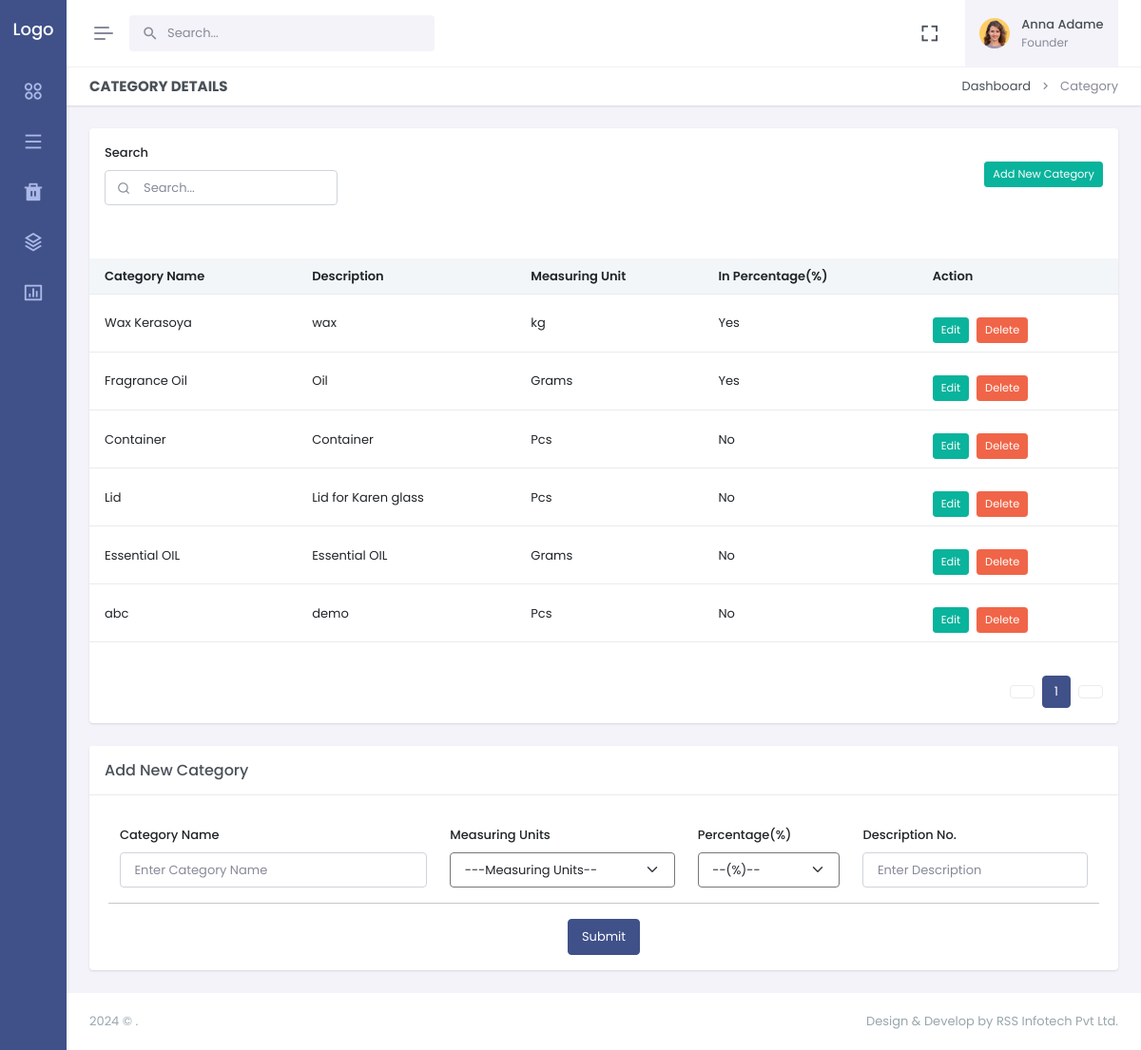
The app's page /category.php (signed in) with its own data.
### tables this page shows
CREATE TABLE `category` (
  `id` int(11) NOT NULL,
  `user_reg_id` bigint(20) DEFAULT NULL,
  `Category_Name` varchar(255) DEFAULT NULL,
  `Description_No` varchar(255) DEFAULT NULL,
  `Measuring_Units` varchar(255) DEFAULT NULL,
  `percentage` enum('No','Yes') NOT NULL DEFAULT 'No'
);

### category.php (the view, shortened to what this page needs)
<?php
include_once('config.php');
?>
<!doctype html>
<html lang="en" data-layout="vertical" data-topbar="light" data-sidebar="dark" data-sidebar-size="sm" class="fa-events-icons-ready" data-layout-style="default" data-layout-mode="light" data-layout-width="fluid" data-layout-position="fixed">
<head>
    <link href="assets/css/bootstrap.min.css" rel="stylesheet" type="text/css" />
    <link href="assets/css/icons.min.css" rel="stylesheet" type="text/css" />
    <link href="assets/css/app.min.css" rel="stylesheet" type="text/css" />
    <link href="assets/css/custom.min.css" rel="stylesheet" type="text/css" />
</head>
<body>
    <div id="layout-wrapper">
        <?php include_once ('include/header.php');?>
        <?php include_once ('include/left-side-menu.php');?>
        <div class="main-content">
            <div class="page-content">
                <div class="container-fluid">
                    <div class="row">
                        <div class="col-12">
                            <div class="page-title-box d-sm-flex align-items-center justify-content-between">
                                <h4 class="mb-sm-0">CATEGORY DETAILS</h4>
                                <div class="page-title-right">
                                    <ol class="breadcrumb m-0">
                                        <li class="breadcrumb-item">
                                            <a href="./dashboard.php">Dashboard</a>
                                        </li>
                                        <li class="breadcrumb-item active">Category</li>
                                    </ol>
                                </div>
                            </div>
                        </div>
                    </div>
                    <div class="row">
                        <div class="col-lg-12">
                            <div class="card">
                                <div class="card-body">
                                    <div id="customerList">
                                        <div class="row g-4 mb-4">
                                            <div class="col-lg-3 col-12">
                                                <div class="d-flex align-items-center justify-content-center h-100  ">
                                                    <div class="search-box  w-100 m-0">
                                                        <label class="form-label">Search</label>
                                                        <input type="text" class="form-control search"
                                                            placeholder="Search...">
                                                        <i class="ri-search-line search-icon"></i>
                                                    </div>
                                                </div>
                                            </div>
                                            <div class="col-lg-9 col-12">
                                                <div class="d-flex justify-content-end align-items-center h-100">
                                                    <a href="#addNewCategory"> <button
                                                        class="btn btn-sm btn-success edit-item-btn"> Add New Category</button>
                                                    </a>
                                                </div>
                                            </div>
                                        </div>
                                        <?php
                                        if(isset($msg1)){
                                            echo $msg1;
                                        }else{
                                            echo '<div class="mx-3 mt-3"><h6>&nbsp;</h6></div>';
                                        }
                                        ?>
                                        <?php
                                        $sql = "SELECT * FROM `category` where user_reg_id='$_SESSION[id]'";
                                        $result = $conn->query($sql);
                                        if($result->rowCount()>0){
                                        ?>
                                        <div class="table-responsive table-card mt-3 mb-1">
                                            <table class="table align-middle table-nowrap" id="customerTable">
                                                <thead class="table-light">
                                                    <tr>
                                                        <th>Category Name</th>
                                                        <th>Description</th>
                                                        <th>Measuring Unit</th>
                                                        <th>In Percentage(%)</th>
                                                        <th>Action</th>
                                                    </tr>
                                                </thead>
                                                <tbody class="list form-check-all">
                                                    <?php while($row = $result->fetch(PDO::FETCH_ASSOC)){?>
                                                    <tr id="messageTxtHide<?php echo $row['id']?>">
                                                    <?php
                                                        echo "<td>" . $row['Category_Name'] . "</td>";
                                                        echo "<td>" . $row['Description_No'] . "</td>";
                                                        echo "<td>" . $row['Measuring_Units'] . "</td>";
                                                        echo "<td>" . $row['percentage'] . "</td>";
                                                        echo '<td>
                                                        <div class="d-flex gap-2">
                                                        <div class="edit">
                                                            <a href="categoryedit.php?category_edit='.$row['id'] .'" class="btn btn-sm btn-success edit-item-btn"
                                                            >Edit</a>
                                                        </div>
                                                        <div class="remove">
                                                            <input type="button" class="btn btn-sm btn-danger remove-item-btn" onClick="return dataCdelete'.$row['id'].'('.$row['id'].')" value="Delete">
                                                        </div>
                                                        </td>';
                                                        ?>
                                                    <?php } ?>
                                                </tbody>
                                            </table>
                                            <?php }?>
                                        </div>
                                        <div class="d-flex justify-content-end">
                                            <div class="pagination-wrap hstack gap-2">
                                                <a class="page-item pagination-prev disabled" href="#"></a>
                                                <ul class="pagination listjs-pagination mb-0"></ul>
                                                <a class="page-item pagination-next" href="#"></a>
                                            </div>
                                        </div>
                                    </div>
                                </div>
                            </div>
                        </div>
                    </div>
                    <div class="row" id="addNewCategory">
                        <div class="col-xxl-12">
                            <div class="card">
                                <div class="card-header align-items-center d-flex">
                                    <h4 class="card-title mb-0 flex-grow-1">Add New Category</h4>
                                </div>
                                <div class="mx-3 mt-3">
                                <div class="card-body">
                                    <div class="live-preview">
                                        <form action="" method="POST">
                                            <div class="row">
                                                <div class="col-lg-4">
                                                    <div class="mb-3">
                                                        <label for="firstNameinput" class="form-label">Category Name</label>
                                                        <input type="text" class="form-control"
                                                            name="Category_Name" placeholder="Enter Category Name" autocomplete="off" required/>
                                                    </div>
                                                </div>
                                                <div class="col-lg-3">
                                                    <div class="mb-3">
                                                        <label for="compnayNameinput" class="form-label">Measuring Units</label>
                                                        <select id="ForminputState" name="Measuring_Units" class="form-select" data-choices
                                                            data-choices-sorting="true" required>
                                                            <option value="">---Measuring Units--</option>
                                                        </select>
                                                    </div>
                                                </div>
                                                <div class="col-lg-2">
                                                    <div class="mb-3">
                                                        <label for="compnayNameinput" class="form-label">Percentage(%)</label>
                                                        <select id="ForminputState" name="percentage" class="form-select" data-choices
                                                            data-choices-sorting="true" required>
                                                            <option value="">--(%)--</option>
                                                        </select>
                                                    </div>
                                                </div>
                                                <div class="col-lg-3">
                                                    <div class="mb-3">
                                                        <label for="compnayNameinput" class="form-label">Description No.</label>
                                                        <input type="text" class="form-control" name="Category_Description" placeholder="Enter Description" autocomplete="off"/>
                                                    </div>
                                                </div>
                                                <hr>
                                                <div class="col-lg-12">
                                                    <div class="text-center">
                                                        <button type="submit" name="submitData" class="btn btn-primary">Submit</button>
                                                    </div>
                                                </div>
                                            </div>
                                        </form>
                                    </div>
                                </div>
                            </div>
                        </div>
                    </div>
                </div>
            </div>
            <footer class="footer">
                <div class="container-fluid">
                    <div class="row">
                        <div class="col-sm-6">
                            <script>document.write(new Date().getFullYear())</script> © .
                        </div>
                        <div class="col-sm-6">
                            <div class="text-sm-end d-none d-sm-block">
                                Design & Develop by RSS Infotech Pvt Ltd.
                            </div>
                        </div>
                    </div>
                </div>
            </footer>
        </div>
    </div>
</body>
</html>

### records on screen
category: Category_Name "Wax Kerasoya", Description_No "wax", Measuring_Units "kg", percentage "Yes"
category: Category_Name "Fragrance Oil", Description_No "Oil", Measuring_Units "Grams", percentage "Yes"
category: Category_Name "Container", Description_No "Container", Measuring_Units "Pcs", percentage "No"
category: Category_Name "Lid", Description_No "Lid for Karen glass", Measuring_Units "Pcs", percentage "No"
category: Category_Name "Essential OIL", Description_No "Essential OIL", Measuring_Units "Grams", percentage "No"
category: Category_Name "abc", Description_No "demo", Measuring_Units "Pcs", percentage "No"
